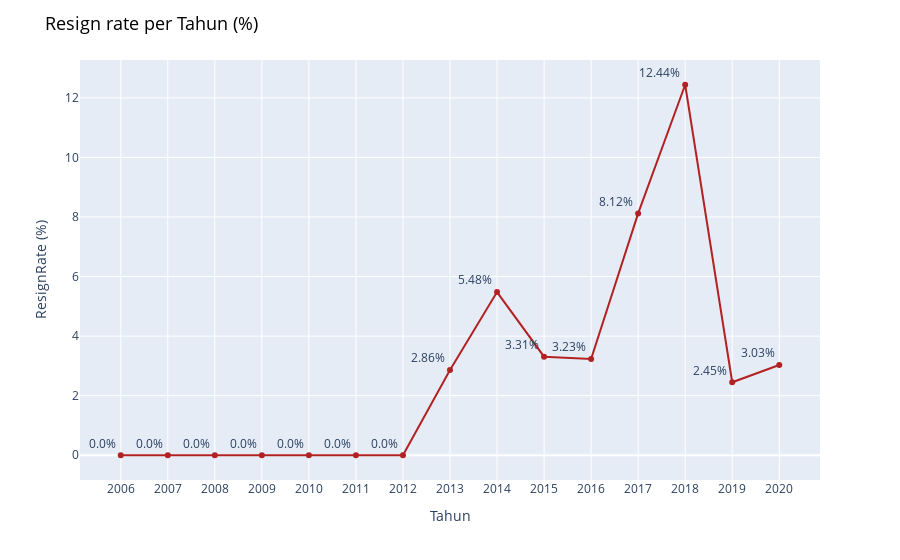

The code cell stored with this chart in its notebook:
### Markdown cell above
Untuk lebih mengetahun kembali rasio haryawan resign dan karyawan stay, kita akan melihat trend resign rate perusahaan.

### Code cell
resignrate = px.line(Reportbyyear, x = 'Tahun', y = 'ResignRate (%)', color_discrete_sequence = ['firebrick'], markers = True, text = (Reportbyyear['ResignRate (%)'].astype(str) + '%'))
resignrate.update_traces(textposition="top left")
resignrate.update_layout(
    xaxis=dict(
        tickmode='linear'
    )
)
resignrate.update_layout(title="Resign rate per Tahun (%)",title_font=dict(size=18, color="black"))

### Figure 1 — Plotly figure (JSON) as saved in the notebook; plotly's stock layout.template omitted (floating-point values rounded to 4 significant figures)
{"data": [{"hovertemplate": "Tahun=%{x}<br>ResignRate (%)=%{y}<br>text=%{text}<extra></extra>", "legendgroup": "", "line": {"color": "firebrick", "dash": "solid"}, "marker": {"symbol": "circle"}, "mode": "text+markers+lines", "name": "", "orientation": "v", "showlegend": false, "text": ["0.0%", "0.0%", "0.0%", "0.0%", "0.0%", "0.0%", "0.0%", "2.86%", "5.48%", "3.31%", "3.23%", "8.12%", "12.44%", "2.45%", "3.03%"], "textposition": "top left", "type": "scatter", "x": [2006, 2007, 2008, 2009, 2010, 2011, 2012, 2013, 2014, 2015, 2016, 2017, 2018, 2019, 2020], "xaxis": "x", "y": [0, 0, 0, 0, 0, 0, 0, 2.86, 5.48, 3.31, 3.23, 8.12, 12.44, 2.45, 3.03], "yaxis": "y"}], "layout": {"legend": {"tracegroupgap": 0}, "margin": {"t": 60}, "title": {"font": {"color": "black", "size": 18}, "text": "Resign rate per Tahun (%)"}, "xaxis": {"anchor": "y", "domain": [0, 1], "tickmode": "linear", "title": {"text": "Tahun"}}, "yaxis": {"anchor": "x", "domain": [0, 1], "title": {"text": "ResignRate (%)"}}}}
